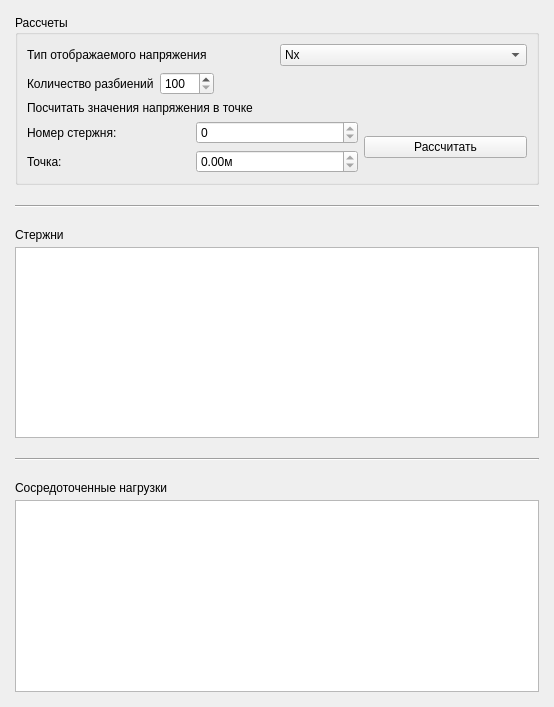
<?xml version="1.0" encoding="UTF-8"?>
<ui version="4.0">
 <class>SidebarWidget</class>
 <widget class="QWidget" name="SidebarWidget">
  <property name="geometry">
   <rect>
    <x>0</x>
    <y>0</y>
    <width>554</width>
    <height>707</height>
   </rect>
  </property>
  <property name="windowTitle">
   <string>ScrollArea</string>
  </property>
  <property name="widgetResizable" stdset="0">
   <bool>true</bool>
  </property>
  <layout class="QVBoxLayout" name="verticalLayout_2">
   <property name="spacing">
    <number>20</number>
   </property>
   <property name="leftMargin">
    <number>15</number>
   </property>
   <property name="topMargin">
    <number>15</number>
   </property>
   <property name="rightMargin">
    <number>15</number>
   </property>
   <property name="bottomMargin">
    <number>15</number>
   </property>
   <item>
    <widget class="QGroupBox" name="groupBox">
     <property name="title">
      <string>Рассчеты</string>
     </property>
     <layout class="QVBoxLayout" name="verticalLayout">
      <item>
       <layout class="QHBoxLayout" name="horizontalLayout">
        <item>
         <widget class="QLabel" name="label_3">
          <property name="text">
           <string>Тип отображаемого напряжения</string>
          </property>
         </widget>
        </item>
        <item>
         <widget class="QComboBox" name="stressType">
          <item>
           <property name="text">
            <string>Nx</string>
           </property>
          </item>
          <item>
           <property name="text">
            <string>Ux</string>
           </property>
          </item>
          <item>
           <property name="text">
            <string>Sx</string>
           </property>
          </item>
         </widget>
        </item>
       </layout>
      </item>
      <item>
       <layout class="QHBoxLayout" name="partCounLayout">
        <item>
         <widget class="QLabel" name="partCountLabel">
          <property name="text">
           <string>Количество разбиений</string>
          </property>
         </widget>
        </item>
        <item>
         <widget class="QSpinBox" name="partCountSpin">
          <property name="minimum">
           <number>100</number>
          </property>
          <property name="maximum">
           <number>1000</number>
          </property>
          <property name="singleStep">
           <number>0</number>
          </property>
          <property name="value">
           <number>100</number>
          </property>
         </widget>
        </item>
        <item>
         <spacer name="horizontalSpacer">
          <property name="orientation">
           <enum>Qt::Horizontal</enum>
          </property>
          <property name="sizeHint" stdset="0">
           <size>
            <width>40</width>
            <height>20</height>
           </size>
          </property>
         </spacer>
        </item>
       </layout>
      </item>
      <item>
       <layout class="QGridLayout" name="gridLayout">
        <item row="2" column="0">
         <widget class="QLabel" name="label">
          <property name="text">
           <string>Номер стержня: </string>
          </property>
         </widget>
        </item>
        <item row="3" column="1">
         <widget class="QDoubleSpinBox" name="pointSpin">
          <property name="suffix">
           <string>м</string>
          </property>
          <property name="maximum">
           <double>0.000000000000000</double>
          </property>
         </widget>
        </item>
        <item row="3" column="0">
         <widget class="QLabel" name="label_2">
          <property name="text">
           <string>Точка: </string>
          </property>
         </widget>
        </item>
        <item row="2" column="1">
         <widget class="QSpinBox" name="coreNumSpin">
          <property name="maximum">
           <number>0</number>
          </property>
         </widget>
        </item>
        <item row="2" column="2" rowspan="2">
         <widget class="QPushButton" name="calcButton">
          <property name="sizePolicy">
           <sizepolicy hsizetype="Minimum" vsizetype="Fixed">
            <horstretch>0</horstretch>
            <verstretch>0</verstretch>
           </sizepolicy>
          </property>
          <property name="text">
           <string>Рассчитать</string>
          </property>
         </widget>
        </item>
        <item row="0" column="0" colspan="3">
         <widget class="QLabel" name="calcInPointLabel">
          <property name="text">
           <string>Посчитать значения напряжения в точке</string>
          </property>
         </widget>
        </item>
       </layout>
      </item>
     </layout>
    </widget>
   </item>
   <item>
    <widget class="Line" name="line_2">
     <property name="orientation">
      <enum>Qt::Horizontal</enum>
     </property>
    </widget>
   </item>
   <item>
    <layout class="QVBoxLayout" name="coresLayout">
     <property name="spacing">
      <number>5</number>
     </property>
     <item>
      <widget class="QLabel" name="coresLabel">
       <property name="text">
        <string>Стержни</string>
       </property>
      </widget>
     </item>
     <item>
      <widget class="QTableView" name="coresTable">
       <property name="editTriggers">
        <set>QAbstractItemView::NoEditTriggers</set>
       </property>
       <property name="alternatingRowColors">
        <bool>true</bool>
       </property>
       <property name="selectionBehavior">
        <enum>QAbstractItemView::SelectRows</enum>
       </property>
       <attribute name="horizontalHeaderDefaultSectionSize">
        <number>50</number>
       </attribute>
       <attribute name="horizontalHeaderHighlightSections">
        <bool>true</bool>
       </attribute>
       <attribute name="horizontalHeaderMinimumSectionSize">
        <number>50</number>
       </attribute>
       <attribute name="horizontalHeaderStretchLastSection">
        <bool>true</bool>
       </attribute>
       <attribute name="verticalHeaderCascadingSectionResizes">
        <bool>true</bool>
       </attribute>
      </widget>
     </item>
    </layout>
   </item>
   <item>
    <widget class="Line" name="line">
     <property name="orientation">
      <enum>Qt::Horizontal</enum>
     </property>
    </widget>
   </item>
   <item>
    <layout class="QVBoxLayout" name="loadsLayout">
     <property name="spacing">
      <number>5</number>
     </property>
     <item>
      <widget class="QLabel" name="loadsLabel">
       <property name="text">
        <string>Сосредоточенные нагрузки</string>
       </property>
      </widget>
     </item>
     <item>
      <widget class="QTableView" name="loadsTable">
       <attribute name="horizontalHeaderDefaultSectionSize">
        <number>50</number>
       </attribute>
       <attribute name="horizontalHeaderMinimumSectionSize">
        <number>50</number>
       </attribute>
       <attribute name="horizontalHeaderStretchLastSection">
        <bool>true</bool>
       </attribute>
      </widget>
     </item>
    </layout>
   </item>
  </layout>
 </widget>
 <resources/>
 <connections/>
</ui>
